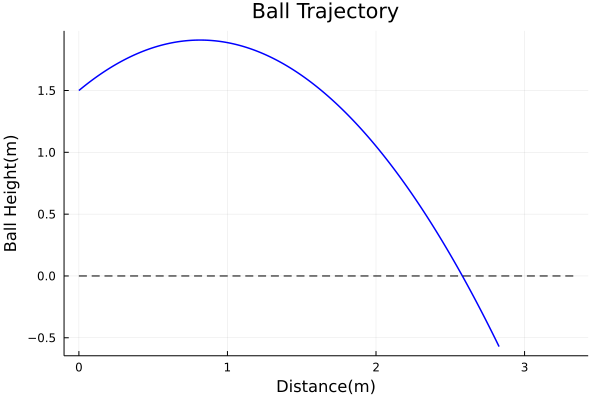

This figure's Julia source:
using Plots

function throwBall(h::Real, v0::Real, θ::Real, times = 1.0, g = 9.8)
    α = θ*π/180
    t = 0:(times/1000):times
    x = v0*cos(α).*t
    y = v0*sin(α).*t - (1/2*g)*(t.^2) .+ h
    # plot(
    #     x, y,
    #     title = "Ball Trajectory",
    #     label = "",
    #     xlabel = "Distance(m)",
    #     ylabel = "Ball Height(m)",
    #     line = (1.5, "blue")
    # )
    # plot!(
    #     [0, maximum(x) + 0.5], [0, 0],
    #     line = (:dash, "black"),
    #     label = ""
    # )
    return x, y
end

function throwBallPlot(h::Real, v0::Real, θ::Real, times = 1.0, g = 9.8)
    x, y = throwBall(h, v0, θ)
    plot!(
        x, y,
        title = "Ball Trajectory",
        label = "",
        xlabel = "Distance(m)",
        ylabel = "Ball Height(m)",
        line = (1.5, "blue")
    )
    plot!(
        [0, maximum(x) + 0.5], [0, 0],
        line = (:dash, "black"),
        label = ""
    )
end 

throwBallPlot(1.5, 4.0, 45.0)
savefig("throwBall.png")